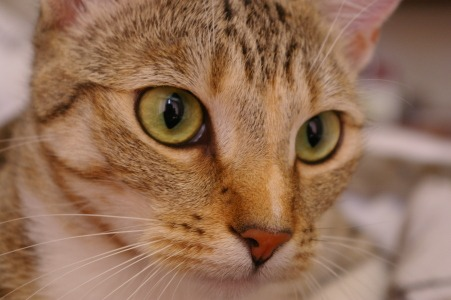
#> input picture test-files/cat.jpg, 451 x 300 px
$ python -i measure.py   (imports and definitions only)
#> lines starting #> are read from the running program, lines starting #| are printed output that depends on the picture
"""
Measuring tools for the rules starters (colour_rules.py, sound_rules.py).

These functions only MEASURE things: what share of a photo is each colour, how loud a sound
is, what note it is. Deciding what the measurements mean is your job, in the rules you write.
You don't need to edit this file, but have a look inside.

Needs only numpy and Pillow.
"""
import math

import numpy as np
from PIL import Image, ImageOps

# ------------------------------------------------------------------ colours

MAX_SIDE = 400   # photos are shrunk to this size first, so measuring is quick


def _hsv(image):
    """A photo as three arrays: hue (0-360 degrees), saturation (0-100%) and brightness (0-100%)."""
    if isinstance(image, np.ndarray):
        image = Image.fromarray(image)
    image = ImageOps.exif_transpose(image)
    if image.mode in ("RGBA", "LA", "P"):
        image = image.convert("RGBA")
        white = Image.new("RGBA", image.size, (255, 255, 255, 255))
        image = Image.alpha_composite(white, image)
    image = image.convert("RGB")
    image.thumbnail((MAX_SIDE, MAX_SIDE))
    hsv = np.asarray(image.convert("HSV"), dtype=float)
    return image, hsv[..., 0] * 360 / 255, hsv[..., 1] * 100 / 255, hsv[..., 2] * 100 / 255


# [38 lines left out: function colour_shares, not called in this run]


def brightness(image):
    """Average brightness of the photo, 0 (black) to 100 (white)."""
    return float(_hsv(image)[3].mean())


# ------------------------------------------------------------------ sounds

NOTE_NAMES = ["C", "C#", "D", "D#", "E", "F", "F#", "G", "G#", "A", "A#", "B"]


# [70 lines left out: functions to_samples, loudness, loudest_part, pitch, note_of, not called in this run]


def cents_off(hz, target_note):
    """How far hz is from a target note like "A4", in cents (+ sharp, - flat)."""
    return round(1200 * math.log2(hz / frequency_of(target_note)))


FLATS = {"Db": "C#", "Eb": "D#", "Gb": "F#", "Ab": "G#", "Bb": "A#"}


# [8 lines left out: function frequency_of, not called in this run]

>>> from PIL import Image
>>> picture = Image.open('test-files/cat.jpg')
#> picture is the input picture: PIL image 451x300 RGB; mean R, G, B 147.7, 111.4, 86.8
>>> result = _hsv(picture)
#> in _hsv, `hsv = np.asarray(image.convert("HSV"), dtype=float)`:
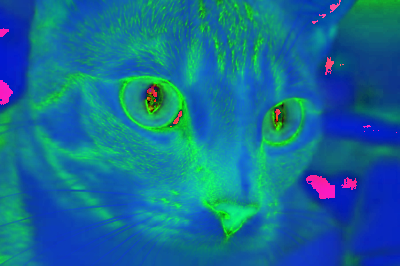
#> hsv: shape (266, 400, 3) float64; mean R, G, B 18.3, 109.8, 147.7

$ run again, on test-files/coffee.jpg
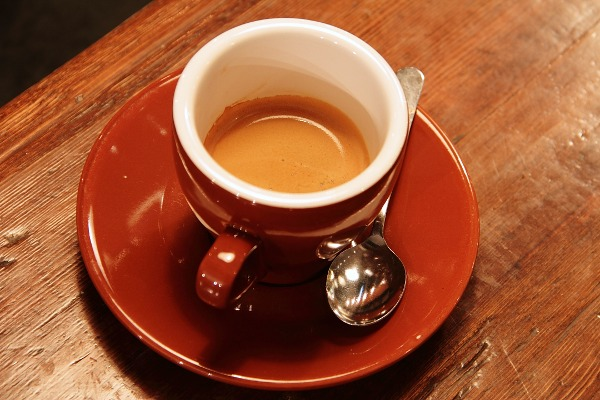
#> input picture test-files/coffee.jpg, 600 x 400 px
#> picture is the input picture: PIL image 600x400 RGB; mean R, G, B 158.5, 85.8, 51.5
#> in _hsv, `hsv = np.asarray(image.convert("HSV"), dtype=float)`:
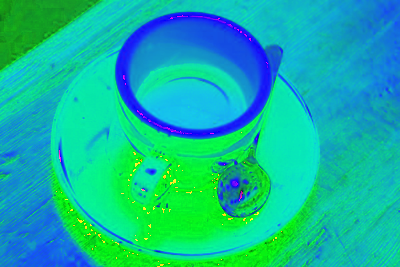
#> hsv: shape (267, 400, 3) float64; mean R, G, B 14.1, 184, 158.5
